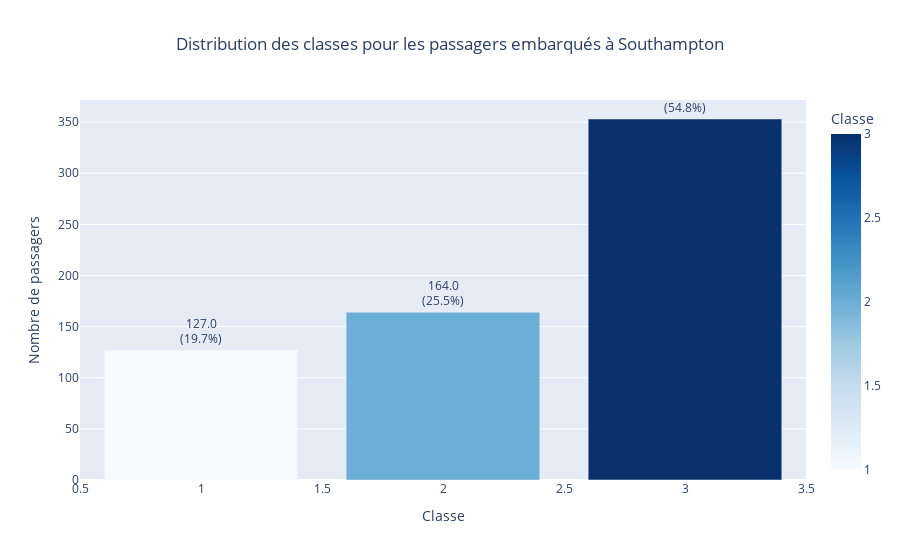

The notebook cell this image was saved under:
### Markdown cell above
#           Nombre de passager en fonction des type de classe

### Code cell
import plotly.express as px
import numpy as np

# Calculer la distribution des classes pour les passagers embarqués à Southampton (S)
southampton_classes = data[data['Embarked'] == 'S']['Pclass'].value_counts().reset_index() 
southampton_classes.columns = ['Classe', 'Nombre de passagers']

# Calculer les pourcentages
total_passengers = southampton_classes['Nombre de passagers'].sum()
southampton_classes['Pourcentage'] = (southampton_classes['Nombre de passagers'] / total_passengers * 100).round(1)

# Créer le graphique à barres avec Plotly
fig = px.bar(southampton_classes,
             x='Classe',
             y='Nombre de passagers',
             title='Distribution des classes pour les passagers embarqués à Southampton',
             text=southampton_classes.apply(lambda x: f"{x['Nombre de passagers']}<br>({x['Pourcentage']}%)", axis=1),
             color='Classe',
             color_continuous_scale='Blues')

# Personnaliser le graphique
fig.update_layout(
    title_x=0.5,
    xaxis_title="Classe",
    yaxis_title="Nombre de passagers",
    bargap=0.2,
    hoverlabel=dict(
        bgcolor="white",
        font_size=12,
        font_family="Arial"
    )
)

# Améliorer l'apparence des barres
fig.update_traces(
    textposition='outside',
    textfont=dict(size=12),
    hovertemplate="Classe %{x}<br>Passagers: %{y}<br>%{text}<extra></extra>"
)

# Afficher le graphique
fig.show()

# Afficher les statistiques détaillées
print("\nDistribution détaillée des classes à Southampton :")
print(southampton_classes.to_string(index=False))

### Figure 1 — Plotly figure (JSON) as saved in the notebook; plotly's stock layout.template omitted (floating-point values rounded to 4 significant figures)
{"data": [{"hovertemplate": "Classe %{x}<br>Passagers: %{y}<br>%{text}<extra></extra>", "legendgroup": "", "marker": {"color": [3, 2, 1], "coloraxis": "coloraxis", "pattern": {"shape": ""}}, "name": "", "orientation": "v", "showlegend": false, "text": ["353.0<br>(54.8%)", "164.0<br>(25.5%)", "127.0<br>(19.7%)"], "textfont": {"size": 12}, "textposition": "outside", "type": "bar", "x": [3, 2, 1], "xaxis": "x", "y": [353, 164, 127], "yaxis": "y"}], "layout": {"bargap": 0.2, "barmode": "relative", "coloraxis": {"colorbar": {"title": {"text": "Classe"}}, "colorscale": [[0, "rgb(247,251,255)"], [0.125, "rgb(222,235,247)"], [0.25, "rgb(198,219,239)"], [0.375, "rgb(158,202,225)"], [0.5, "rgb(107,174,214)"], [0.625, "rgb(66,146,198)"], [0.75, "rgb(33,113,181)"], [0.875, "rgb(8,81,156)"], [1, "rgb(8,48,107)"]]}, "hoverlabel": {"bgcolor": "white", "font": {"family": "Arial", "size": 12}}, "legend": {"tracegroupgap": 0}, "title": {"text": "Distribution des classes pour les passagers embarqués à Southampton", "x": 0.5}, "xaxis": {"anchor": "y", "domain": [0, 1], "title": {"text": "Classe"}}, "yaxis": {"anchor": "x", "domain": [0, 1], "title": {"text": "Nombre de passagers"}}}}
